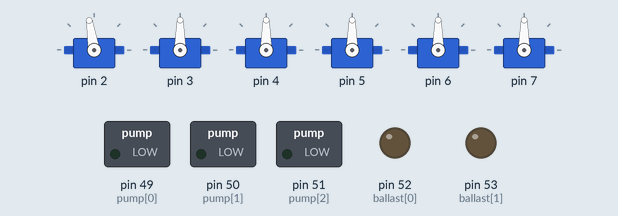
The sketch below on a simulated Arduino Mega 2560, built with avr-gcc and run on an emulated ATmega2560. Shown: 6 × servo, switched loads named in the sketch (green lamp = pin HIGH), output pins drawn as LEDs (lit = HIGH).

Above: at 0.15 s.
At 18.9 s:
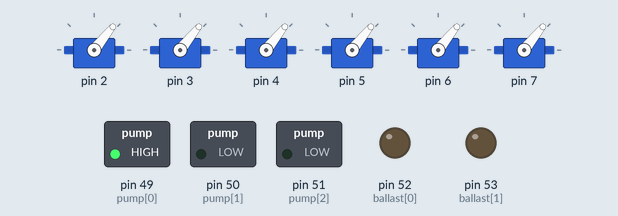
At 24.9 s:
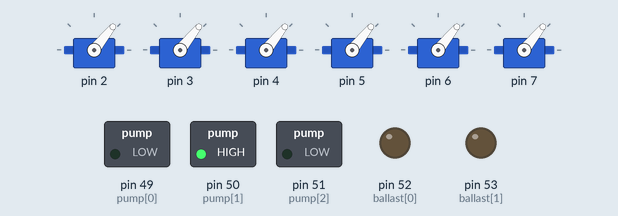
At 27.9 s:
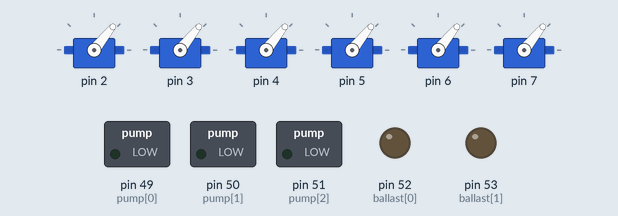
At 30.9 s:
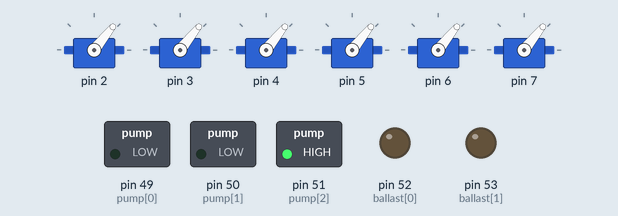
At 36.9 s:
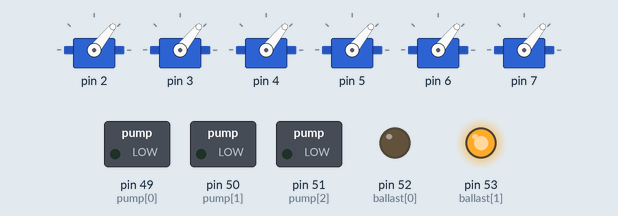
Timing chart, 0 to 38.4 s (numbered marks = the images above):
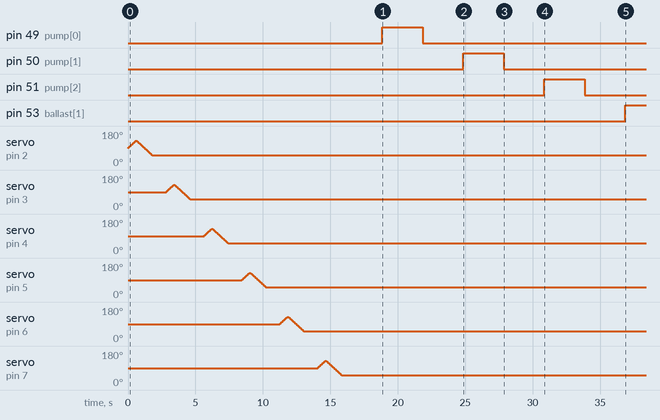

The sketch:

all_actuators_sweep.ino
```cpp
#include <Servo.h>

Servo myservo[6];
int ballast[2] = {52, 53};
int pump[3] = {49, 50, 51};
int ballastTime = 5000;

void setup()
{
  Serial.begin(9600);
  myservo[0].attach(2);
  myservo[1].attach(3);
  myservo[2].attach(4);
  myservo[3].attach(5);
  myservo[4].attach(6);
  myservo[5].attach(7);
  pinMode(ballast[0], OUTPUT);
  pinMode(ballast[1], OUTPUT);
  pinMode(pump[0], OUTPUT);
  pinMode(pump[1], OUTPUT);
  pinMode(pump[2], OUTPUT);
}

void loop()
{

  for(int i=0; i<6; i++)
  {
    // servoInit(i);
    servoSweep(i);
    delay(1000);
  }
  delay(2000);
  pumpSweep(0);
  delay(2000);
  pumpSweep(1);
  delay(2000);
  pumpSweep(2);
  delay(2000);
  ballastSweep(ballastTime);
}

void servoInit(int servoId)
{
  int pos = 90;
  myservo[servoId].write(pos);
}

void servoSweep(int servoId)
{
  for(int pos=90; pos<130; pos++)
  {
    myservo[servoId].write(pos);
    delay(15);
  }
  for(int pos=130; pos>50; pos--)
  {
    myservo[servoId].write(pos);
    delay(15);
  }
  for(int pos=50; pos==90; pos++)
  {
    myservo[servoId].write(pos);
    delay(15);
  }
}

void pumpSweep(int pumpId)
{
  digitalWrite(pump[pumpId], HIGH);
  delay(3000);
  digitalWrite(pump[pumpId], LOW);
  delay(1000);
}

void ballastSweep(int bt)
{
  digitalWrite(ballast[0], LOW);
  digitalWrite(ballast[1], HIGH);
  delay(bt);
  digitalWrite(ballast[1], LOW);
  digitalWrite(ballast[0], HIGH);
  delay(bt);
}
```

Measured:
- by itself, pin 49 (pump[0]): LOW → HIGH at 18.9 s, → LOW 3.0 s later
- by itself, pin 50 (pump[1]): LOW → HIGH at 24.9 s, → LOW 3.0 s later
- by itself, pin 51 (pump[2]): LOW → HIGH at 30.9 s, → LOW 3.0 s later
- by itself, pin 53 (ballast[1]): LOW → HIGH at 36.9 s
- by itself, servo on pin 2: rises from 90° to 130° in 0.59 s, then falls to 51° in 1.2 s
- by itself, servo on pin 3–7: rises from 90° to 129° in 0.57 s, then falls to 51° in 1.2 s
